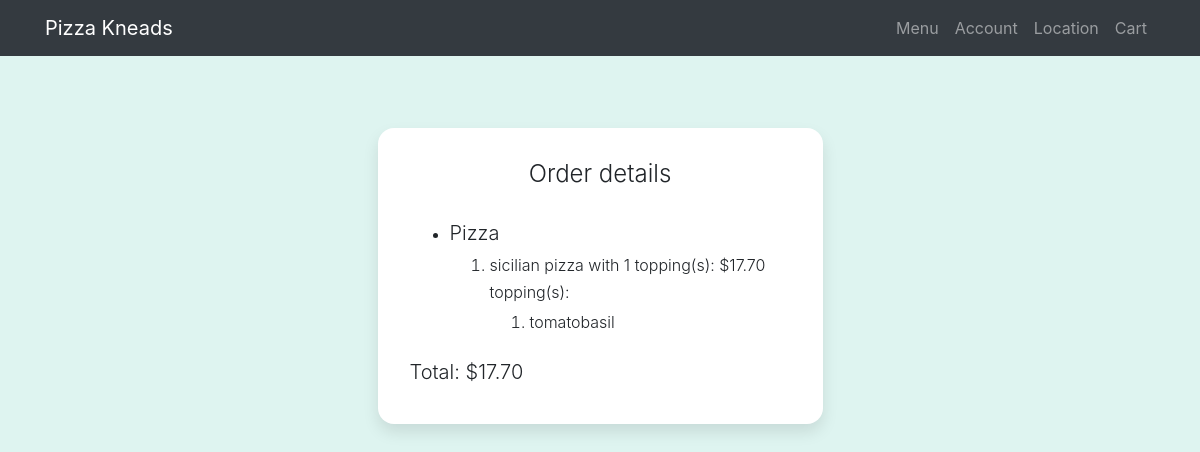
The page /20/orderdetails (signed in) on the database its author committed.
### orders/models.py (models this page shows, shortened)
class CustomisedPizza(models.Model):
    pizza_type = models.ForeignKey(Pizza, on_delete=models.CASCADE)
    toppings = models.ManyToManyField(Topping, blank=True)
    order = models.ForeignKey(Order, on_delete=models.CASCADE, related_name="pizzas")

class Pizza(models.Model):
    type = models.CharField(max_length=64)
    topping_num = models.IntegerField()
    size = models.CharField(max_length=2)
    price = models.DecimalField(max_digits=6, decimal_places=2)

class Topping(models.Model):
    topping = models.CharField(max_length=64)

class Order(models.Model):
    customer = models.ForeignKey(settings.AUTH_USER_MODEL, on_delete=models.CASCADE, related_name="orders")
    bill = models.DecimalField(max_digits=6, decimal_places=2, blank=True, null=True)
    order_time = models.DateTimeField(blank=True, null=True)

### orders/views.py (the view)
# urls.py: path("<int:id>/orderdetails", views.orderdetails, name="orderdetails"),
def orderdetails(request, id):
    if not request.user.is_authenticated:
        return render(request, "orders/login.html", {"message": None}) #done
    order = Order.objects.all().get(id=id)
    context = {
        "order": order
    }
    return render(request, "orders/orderdetails.html", context)

### orders/templates/orders/orderdetails.html (shortened to what this page needs)
{% extends "orders/layout.html" %}
{% load static %}
{% block head %}
<link rel="stylesheet" href="{% static 'orders/account.css' %}"/>
{% endblock %}
{% block body %}
<body">
  <div style="height:80px"></div>
  <div class="container">
    <div class="row">
      <div class="col-sm-9 col-md-7 col-lg-5 mx-auto">
        <div class="card card-signin my-5">
          <div class="card-body">
            <h5 class="card-title text-center">Order details</h5>
            <ul>
            {% if order.pizzas.all %}
              <li><h5 class="font-weight-light">Pizza</h5></li>
              <ol>
                {% for pizza in order.pizzas.all %}
                <li class="font-weight-light">
                  <h6 class="font-weight-light">{{ pizza.pizza_type.type }} pizza with {{ pizza.pizza_type.topping_num }} topping(s): ${{ pizza.pizza_type.price }}</h6>
                  {% if pizza.toppings.all %}
                  <h6 class="font-weight-light">topping(s):</h6>
                  <ol>
                    {% for topping in pizza.toppings.all %}
                    <li class="font-weight-light">{{ topping.topping }}</li>
                    {% endfor %}
                  </ol>
                  {% endif %}
                </li>
                {% endfor %}
              </ol>
            {% endif %}
            </ul>
            <div style="height:10px"></div>
            <h5 class="font-weight-light">Total: ${{ order.bill }}</h5>
          </div>
        </div>
      </div>
    </div>
  </div>
</body>
{% endblock %}

### orders/static/orders/account.css (style rules this page uses)
:root { --input-padding-x: 1.5rem; --input-padding-y: .75rem; }
.card-signin { border: 0; border-radius: 1rem; box-shadow: 0 0.5rem 1rem 0 rgba(0, 0, 0, 0.1); margin-top: 50px; }
.card-signin .card-title { margin-bottom: 2rem; font-weight: 300; font-size: 1.5rem; }
.card-signin .card-body { padding: 2rem; }

### rows shown on the page
CustomisedPizza: pizza_type.type "sicilian", pizza_type.topping_num "1", pizza_type.price "17.70"
Topping: topping "tomatobasil"
Order: bill "17.70"
